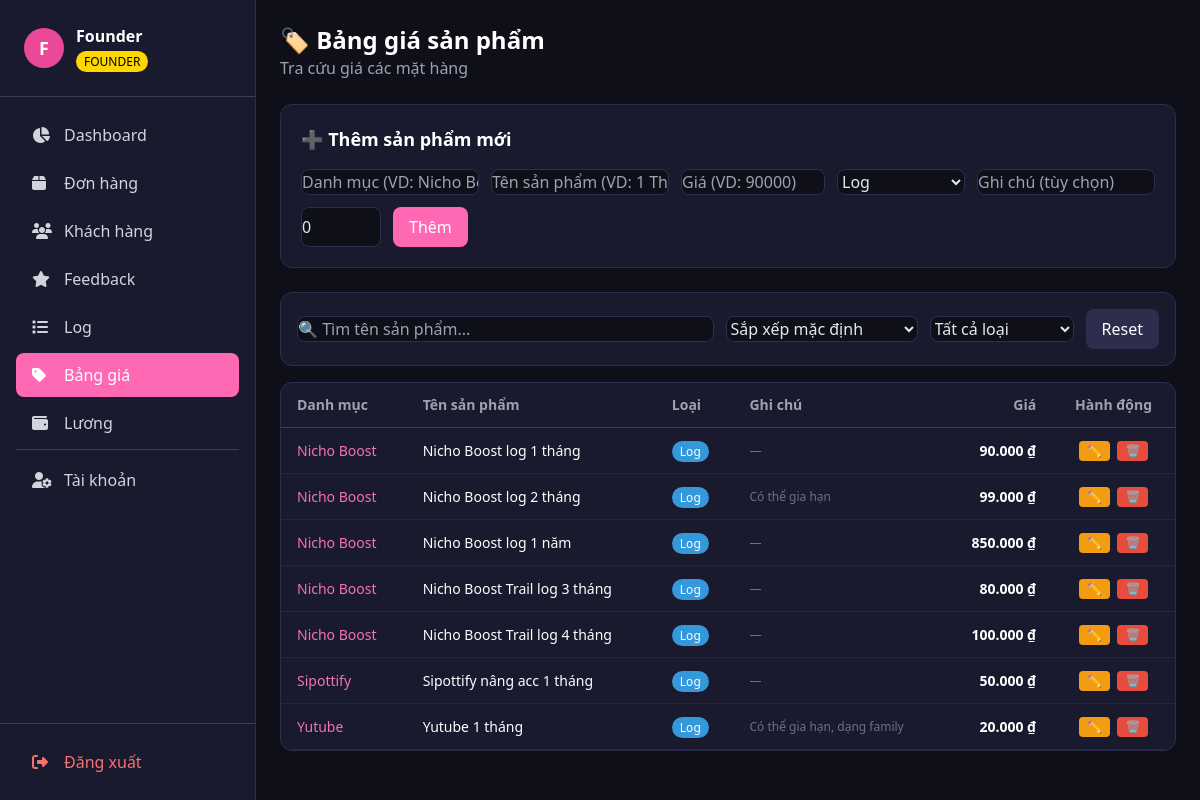
The page /prices (signed in) on the database as committed earlier.
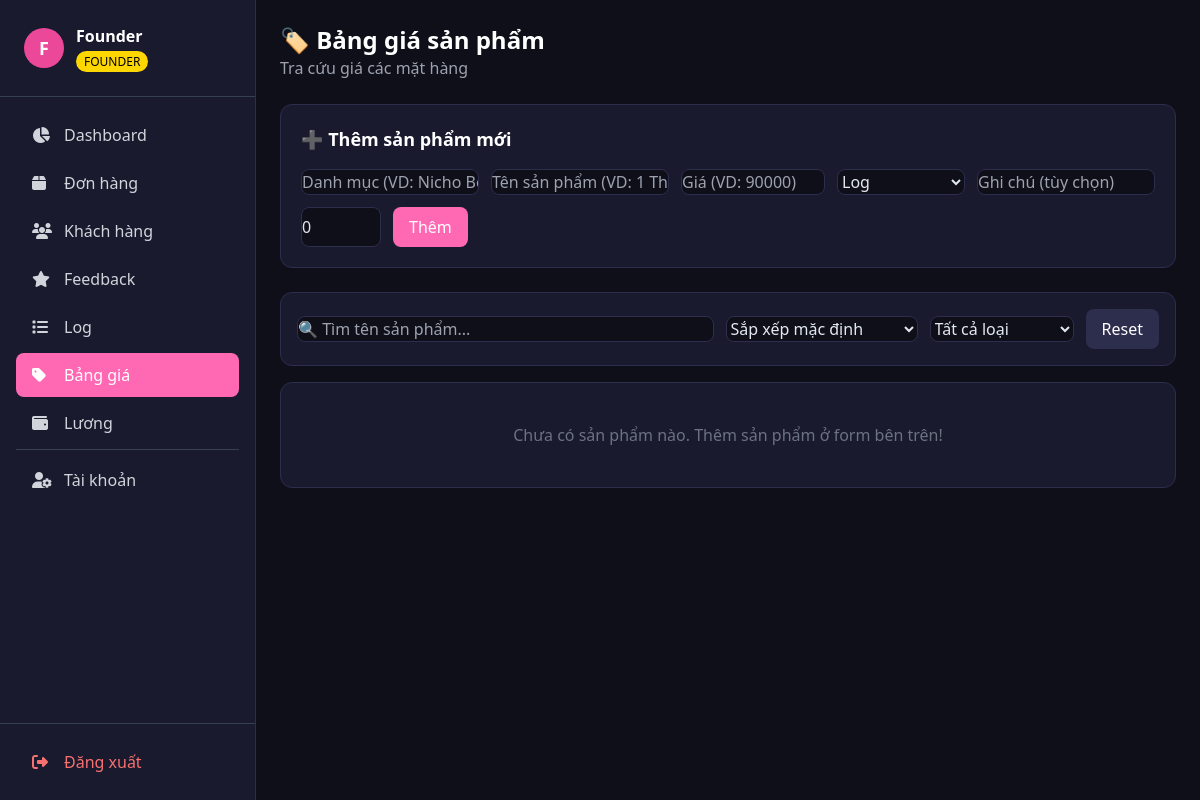
The same page on the database as committed later.
### tables this page shows
CREATE TABLE products (
            id          INTEGER PRIMARY KEY AUTOINCREMENT,
            category    TEXT    NOT NULL,
            name        TEXT    NOT NULL,
            price       INTEGER NOT NULL,
            type        TEXT    DEFAULT 'log',
            note        TEXT,
            sort_order  INTEGER DEFAULT 0,
            created_at  TEXT    DEFAULT (datetime('now','localtime'))
        );

### web/app.py (the view)
@app.route("/prices")
@login_required
def prices():
    conn = db.get_conn()
    rows = conn.execute("SELECT * FROM products ORDER BY category, sort_order, id").fetchall()
    conn.close()
    from collections import defaultdict
    categories = defaultdict(list)
    for r in rows:
        categories[r["category"]].append(r)
    return render_template("prices.html", categories=dict(categories),
                           is_founder=session["role"] == "founder")

### database.py (called while the page is built)
def get_conn():
    conn = sqlite3.connect(DB_PATH)
    conn.row_factory = sqlite3.Row
    return conn

### web/app.py (called while the page is built)
def login_required(f):
    @wraps(f)
    def decorated(*args, **kwargs):
        if "user_id" not in session:
            return redirect(url_for("login"))
        return f(*args, **kwargs)
    return decorated

### web/templates/prices.html (shortened to what this page needs)
{% extends "base.html" %}
{% block content %}
<div class="mb-6 flex items-center justify-between">
    <div>
        <h1 class="text-2xl font-bold text-white">🏷️ Bảng giá sản phẩm</h1>
        <p class="text-gray-400">Tra cứu giá các mặt hàng</p>
    </div>
</div>
{% if is_founder %}
<div class="card p-5 mb-6">
    <h2 class="text-lg font-bold text-white mb-4">➕ Thêm sản phẩm mới</h2>
    <form method="POST" action="/prices/add" class="flex flex-wrap gap-3">
        <input type="text"   name="category"   placeholder="Danh mục (VD: Nicho Boost)" class="flex-1 min-w-40" required>
        <input type="text"   name="name"        placeholder="Tên sản phẩm (VD: 1 Tháng)" class="flex-1 min-w-40" required>
        <input type="number" name="price"       placeholder="Giá (VD: 90000)" class="w-36" required>
        <select name="type" class="w-32">
            <option value="log">Log</option>
        </select>
        <input type="text"   name="note"        placeholder="Ghi chú (tùy chọn)" class="flex-1 min-w-40">
        <input type="number" name="sort_order"  placeholder="Thứ tự" class="w-20" value="0">
        <button type="submit" class="btn-primary">Thêm</button>
    </form>
</div>
{% endif %}
<div class="card p-4 mb-4 flex flex-wrap gap-3 items-center">
    <input type="text" id="searchInput" placeholder="🔍 Tìm tên sản phẩm..." class="flex-1 min-w-48" oninput="filterProducts()">
    <select id="sortSelect" class="w-48" onchange="filterProducts()">
        <option value="default">Sắp xếp mặc định</option>
    </select>
    <select id="typeSelect" class="w-36" onchange="filterProducts()">
        <option value="all">Tất cả loại</option>
    </select>
    <button onclick="resetFilter()" class="btn-primary" style="background:#2d2d4e">Reset</button>
</div>
{% if categories %}
<div id="productTable" class="card overflow-hidden">
    <table class="w-full text-sm" id="mainTable">
        <thead>
            <tr class="border-b border-gray-700 text-gray-400">
                <th class="px-4 py-3 text-left">Danh mục</th>
                <th class="px-4 py-3 text-left">Tên sản phẩm</th>
                <th class="px-4 py-3 text-left">Loại</th>
                <th class="px-4 py-3 text-left">Ghi chú</th>
                <th class="px-4 py-3 text-right">Giá</th>
                {% if is_founder %}<th class="px-4 py-3 text-center">Hành động</th>{% endif %}
            </tr>
        </thead>
        <tbody id="productBody">
            {% for category, products in categories.items() %}
            {% for p in products %}
            <tr class="product-row border-b border-gray-800 hover:bg-gray-800/30"
                data-name="{{ p.name | lower }}"
                data-category="{{ p.category | lower }}"
                data-price="{{ p.price }}"
                data-type="{{ p.type or 'log' }}">
                <td class="px-4 py-3 text-pink-400 font-medium">{{ p.category }}</td>
                <td class="px-4 py-3 text-white">{{ p.name }}</td>
                <td class="px-4 py-3">
                    {% set t = p.type or 'log' %}
                    {% if t == 'gift' %}
                    <span class="px-2 py-0.5 rounded-full text-xs" style="background:#9B59B6;color:white">Gift</span>
                    {% elif t == 'family' %}
                    <span class="px-2 py-0.5 rounded-full text-xs" style="background:#E67E22;color:white">Family</span>
                    {% else %}
                    <span class="px-2 py-0.5 rounded-full text-xs" style="background:#3498DB;color:white">Log</span>
                    {% endif %}
                </td>
                <td class="px-4 py-3 text-gray-500 text-xs">{{ p.note or '—' }}</td>
                <td class="px-4 py-3 text-white font-bold text-right">
                    {{ "{:,.0f}".format(p.price).replace(",", ".") }} ₫
                </td>
                {% if is_founder %}
                <td class="px-4 py-3 text-center">
                    <button onclick="toggleEdit({{ p.id }})" class="text-xs px-2 py-0.5 rounded mr-1" style="background:#F39C12;color:white">✏️</button>
                    <form method="POST" action="/prices/{{ p.id }}/delete" class="inline" onsubmit="return confirm('Xóa sản phẩm này?')">
                        <button type="submit" class="text-xs px-2 py-0.5 rounded btn-danger">🗑️</button>
                    </form>
                </td>
                {% endif %}
            </tr>
            {% endfor %}
            {% endfor %}
        </tbody>
    </table>
</div>
{% else %}
<div class="card p-10 text-center text-gray-500">
    Chưa có sản phẩm nào. {% if is_founder %}Thêm sản phẩm ở form bên trên!{% endif %}
</div>
{% endif %}
{% endblock %}

### web/templates/base.html (shortened to what this page needs)
<!DOCTYPE html>
<html lang="vi">
<head>
    <script src="https://cdn.tailwindcss.com"></script>
    <link rel="stylesheet" href="https://cdnjs.cloudflare.com/ajax/libs/font-awesome/6.5.0/css/all.min.css">
</head>
<body class="flex h-screen overflow-hidden">
{% if session.user_id %}
<div class="sidebar w-64 flex-shrink-0 flex flex-col h-full overflow-y-auto">
    <div class="p-6 border-b border-gray-700">
        <div class="flex items-center gap-3">
            <div class="w-10 h-10 rounded-full bg-pink-500 flex items-center justify-center text-white font-bold text-lg">
                {{ session.display[0].upper() }}
            </div>
            <div>
                <div class="font-bold text-white">{{ session.display }}</div>
                <span class="text-xs px-2 py-0.5 rounded-full badge-{{ session.role }}">{{ session.role.upper() }}</span>
            </div>
        </div>
    </div>
    <nav class="p-4 flex-1 space-y-1">
        {% if session.role != 'support' %}
        <a href="/dashboard" class="nav-link flex items-center gap-3 px-4 py-2.5 text-gray-300 {{ 'active' if request.path == '/dashboard' }}">
            <i class="fa fa-chart-pie w-5"></i> Dashboard
        </a>
        <a href="/orders" class="nav-link flex items-center gap-3 px-4 py-2.5 text-gray-300 {{ 'active' if request.path == '/orders' }}">
            <i class="fa fa-box w-5"></i> Đơn hàng
        </a>
        <a href="/customers" class="nav-link flex items-center gap-3 px-4 py-2.5 text-gray-300 {{ 'active' if request.path == '/customers' }}">
            <i class="fa fa-users w-5"></i> Khách hàng
        </a>
        <a href="/feedbacks" class="nav-link flex items-center gap-3 px-4 py-2.5 text-gray-300 {{ 'active' if request.path == '/feedbacks' }}">
            <i class="fa fa-star w-5"></i> Feedback
        </a>
        <a href="/logs" class="nav-link flex items-center gap-3 px-4 py-2.5 text-gray-300 {{ 'active' if request.path == '/logs' }}">
            <i class="fa fa-list w-5"></i> Log
        </a>
        {% endif %}
        <a href="/prices" class="nav-link flex items-center gap-3 px-4 py-2.5 text-gray-300 {{ 'active' if request.path == '/prices' }}">
            <i class="fa fa-tag w-5"></i> Bảng giá
        </a>
        <a href="/salary" class="nav-link flex items-center gap-3 px-4 py-2.5 text-gray-300 {{ 'active' if request.path == '/salary' }}">
            <i class="fa fa-wallet w-5"></i> Lương
        </a>
        {% if session.role == 'founder' %}
        <div class="pt-2 border-t border-gray-700 mt-2">
            <a href="/accounts" class="nav-link flex items-center gap-3 px-4 py-2.5 text-gray-300 {{ 'active' if request.path == '/accounts' }}">
                <i class="fa fa-user-cog w-5"></i> Tài khoản
            </a>
        </div>
        {% endif %}
    </nav>
    <div class="p-4 border-t border-gray-700">
        <a href="/logout" class="nav-link flex items-center gap-3 px-4 py-2.5 text-red-400">
            <i class="fa fa-sign-out-alt w-5"></i> Đăng xuất
        </a>
    </div>
</div>
{% endif %}
<div class="flex-1 overflow-y-auto">
    {% if session.user_id %}
    <div class="p-6">
        {% block content %}{% endblock %}
    </div>
    {% else %}
        {% block auth %}{% endblock %}
    {% endif %}
</div>
</body>
</html>

### web/templates/base.html (style rules this page uses)
body { background: #0f0f1a; color: #e2e8f0; font-family: 'Segoe UI', sans-serif; }
.sidebar { background: #1a1a2e; border-right: 1px solid #2d2d4e; }
.card { background: #1a1a2e; border: 1px solid #2d2d4e; border-radius: 12px; }
.nav-link { transition: all 0.2s; border-radius: 8px; }
.nav-link:hover, .nav-link.active { background: #FF69B4; color: white; }
.badge-founder { background: #FFD700; color: #000; }
input, select, textarea { background: #0f0f1a !important; border: 1px solid #2d2d4e !important; color: #e2e8f0 !important; border-radius: 8px; padding: 8px 12px; }
.btn-primary { background: #FF69B4; color: white; border-radius: 8px; padding: 8px 16px; transition: 0.2s; }

Rows that differ between the two databases and show on the page:
removed products: category "Nicho Boost", name "Nicho Boost log 1 tháng", type "Log", note "—", price "90.000"
removed products: category "Nicho Boost", name "Nicho Boost log 2 tháng", type "Log", note "Có thể gia hạn", price "99.000"
removed products: category "Nicho Boost", name "Nicho Boost log 1 năm", type "Log", note "—", price "850.000"
removed products: category "Nicho Boost", name "Nicho Boost Trail log 3 tháng", type "Log", note "—", price "80.000"
removed products: category "Nicho Boost", name "Nicho Boost Trail log 4 tháng", type "Log", note "—", price "100.000"
removed products: category "Sipottify", name "Sipottify nâng acc 1 tháng", type "Log", note "—", price "50.000"
removed products: category "Yutube", name "Yutube 1 tháng", type "Log", note "Có thể gia hạn, dạng family", price "20.000"
Other text that changed with them:
text no longer shown: "Danh mục Tên sản phẩm Loại Ghi chú Giá Hành động"
text now shown: "Chưa có sản phẩm nào. Thêm sản phẩm ở form bên trên!"
